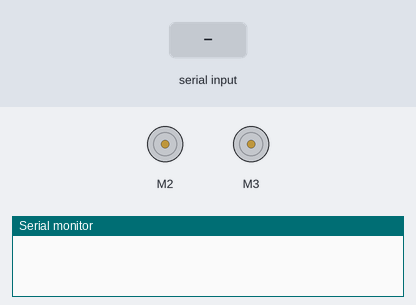
This sketch was run on a simulated Arduino Uno, built with avr-gcc and run on an emulated ATmega328P. On the bench: 2 × DC motor (green arrow = forward, orange = backward, longer = faster), the last lines printed to the serial monitor. The test bench sets the inputs (shaded band).

Above: at 1.2 s.
1.3 s: "90,45,200\n" received over Serial
At 1.9 s:
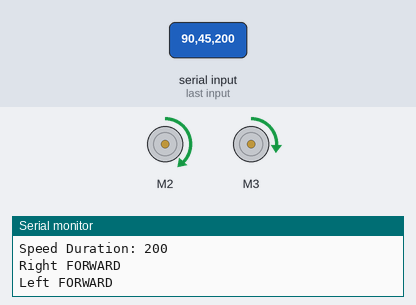
4.3 s: "30,150\n" received over Serial
At 4.49 s:
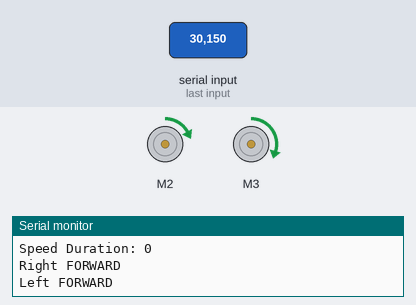
7.3 s: "90\n" received over Serial
At 7.58 s:
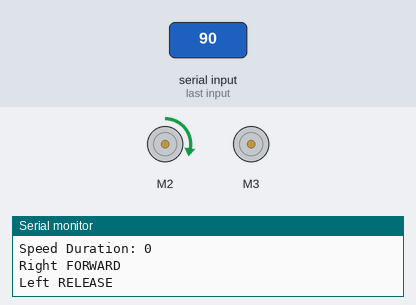
10.3 s: "200\n" received over Serial
At 10.58 s:
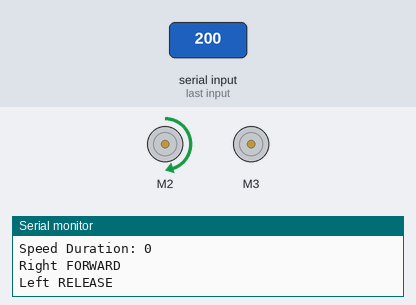
13.3 s: "1,90\n" received over Serial
At 14.7 s:
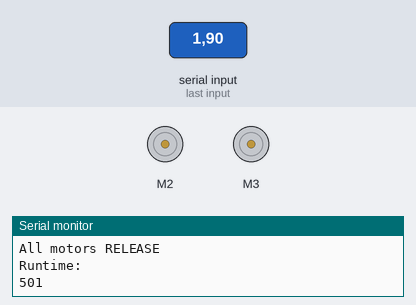
Timing chart, 0 to 16.3 s (numbered marks = the images above; inputs shaded):
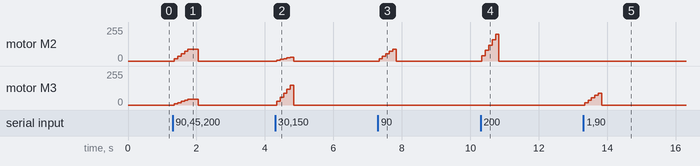

The sketch:

serial_read.ino
```cpp
#include <Adafruit_MotorShield.h>
#include <Wire.h>
#include "utility/Adafruit_MS_PWMServoDriver.h"


Adafruit_MotorShield AFMS = Adafruit_MotorShield();
Adafruit_DCMotor *Motorr = AFMS.getMotor(2);
Adafruit_DCMotor *Motorl = AFMS.getMotor(3);

const int bufferSize = 50; // Adjust the buffer size according to your needs
char inputBuffer[bufferSize]; // Array to store received characters
int numbersArray[bufferSize]; // Array to store parsed numbers
int index = 0; // Index to keep track of the current position in the arrays

int desired_speed_right = 0;
int desired_speed_left = 0;

int time0 = 0;

void setup() {
  Serial.begin(9600); // Set the baud rate to 9600

  AFMS.begin();
  Motorr->setSpeed(0);
  Motorl->setSpeed(0);

  // Initialize the buffers with null characters
  for (int i = 0; i < bufferSize; i++) {
    inputBuffer[i] = '\0';
    numbersArray[i] = 0;
  }
}

void loop() {

  if (Serial.available() > 0) { // Check if data is available to read
    char receivedChar = Serial.read(); // Read the incoming byte

    // Check if the received character is a newline or carriage return
    if (receivedChar == '\n' || receivedChar == '\r') {
      // End of line detected, process the received string
      processString();
    } else {
      // Store the received character in the buffer
      inputBuffer[index] = receivedChar;
      index++;

      // Check if the buffer is full
      if (index >= bufferSize - 1) {
        // Buffer overflow, process the received string
        processString();
      }
    }
  }
}

void processString() {
  // Print the received string
  Serial.print("Received: ");
  Serial.println(inputBuffer);

  // Parse the received string into numbers
  char *token = strtok(inputBuffer, ","); // Split the string by space
  int i = 0;
  while (token != NULL && i < bufferSize) {
    numbersArray[i] = atoi(token); // Convert the token to an integer
    token = strtok(NULL, ",");
    i++;
  }

  set_speed();

  // Reset the index and clear the buffers
  index = 0;
  for (int j = 0; j < bufferSize; j++) {
    inputBuffer[j] = '\0';
    numbersArray[j] = 0;
  }

}

void set_speed () {

  int speed_right = numbersArray[0];
  int speed_left = numbersArray[1];
  int speed_time = numbersArray[2];

  Serial.print("Speed Right: ");
  Serial.println(speed_right);
  Serial.print("Speed Left: ");
  Serial.println(speed_left);
  Serial.print("Speed Duration: ");
  Serial.println(speed_time);

  // set right motor
  if (speed_right > 0) {
    Serial.println("Right FORWARD");
    desired_speed_right = speed_right;
    Motorr->run(FORWARD);
  }
  else if (speed_right < 0){
    Serial.println("Right BACKWARD");
    Serial.println(speed_right * -1);
    desired_speed_right = speed_right * -1;
    Motorr->run(BACKWARD);
  }
  else {
    Serial.println("Right RELEASE");
    Motorr->run(RELEASE);
  }

  // set left motor
  if (speed_left > 0) {
    Serial.println("Left FORWARD");
    desired_speed_left = speed_left;
    Motorl->run(FORWARD);
  }
  else if (speed_left < 0){
    Serial.println("Left BACKWARD");
    Serial.println(speed_left * -1);
    desired_speed_left = speed_left * -1;
    Motorl->run(BACKWARD);
  }
  else {
    Serial.println("Left RELEASE");
    Motorl->run(RELEASE);
  }

  time0 = millis();
  gradual_speed_increase();

  delay(speed_time);
  set_speed_0();

}

void gradual_speed_increase() {
  int num_steps = 5; // Number of steps for gradual increase
  int time_duration = 500; // in ms
  int step_duration = time_duration / num_steps;
  int speed_increment_right = desired_speed_right / num_steps;
  int speed_increment_left = desired_speed_left / num_steps;

  int current_speed_right = 0;
  int current_speed_left = 0;

  for (int i = 0; i < num_steps; i++) {
    current_speed_right += speed_increment_right;
    current_speed_left += speed_increment_left;
    Motorr->setSpeed(current_speed_right);
    Motorl->setSpeed(current_speed_left);
    delay(step_duration);
  }

  // Ensure the final desired speed is set
  Motorr->setSpeed(desired_speed_right);
  Motorl->setSpeed(desired_speed_left);
}

void set_speed_0 () {
  Serial.println("All motors RELEASE");
  int time1 = millis();
  int time2 = time1 - time0;
  Serial.println("Runtime: ");
  Serial.println(time2);
  Motorr->run(RELEASE);
  Motorl->run(RELEASE);
  Motorr->setSpeed(0);
  Motorl->setSpeed(0);
}
```

Measured:
- after the input at 1.3 s, motor M2: rises from stopped to forward 90/255 in 0.40 s, then falls to stopped in 0.30 s; motor M3: rises from stopped to forward 45/255 in 0.40 s, then falls to stopped in 0.30 s
- after the input at 4.3 s, motor M2: rises from stopped to forward 30/255 in 0.40 s, then falls to stopped in 0.10 s; motor M3: rises from stopped to forward 150/255 in 0.40 s, then falls to stopped in 0.10 s
- after the input at 7.3 s, motor M2: rises from stopped to forward 90/255 in 0.40 s, then falls to stopped in 0.10 s
- after the input at 10.3 s, motor M2: rises from stopped to forward 200/255 in 0.40 s, then falls to stopped in 0.10 s
- after the input at 13.3 s, motor M3: rises from stopped to forward 90/255 in 0.40 s, then falls to stopped in 0.10 s
